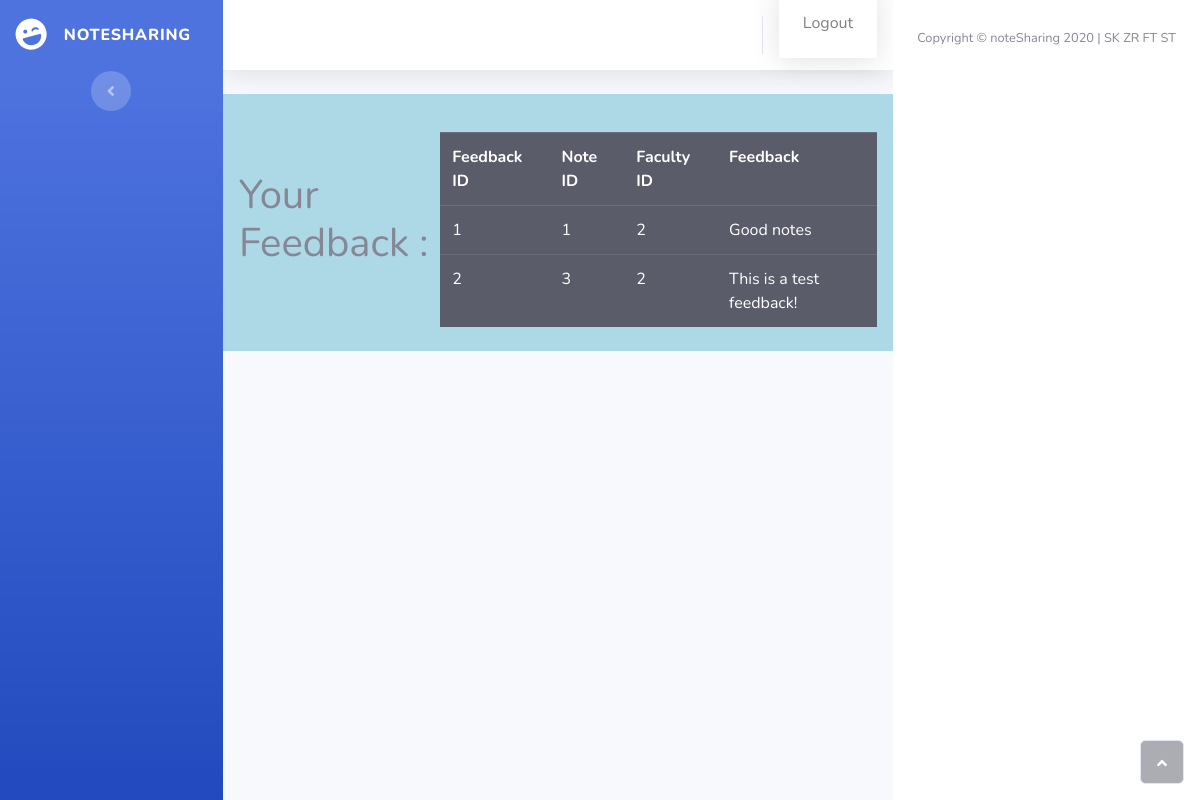
/view-feedback (signed in), run on an earlier commit of the app's database.
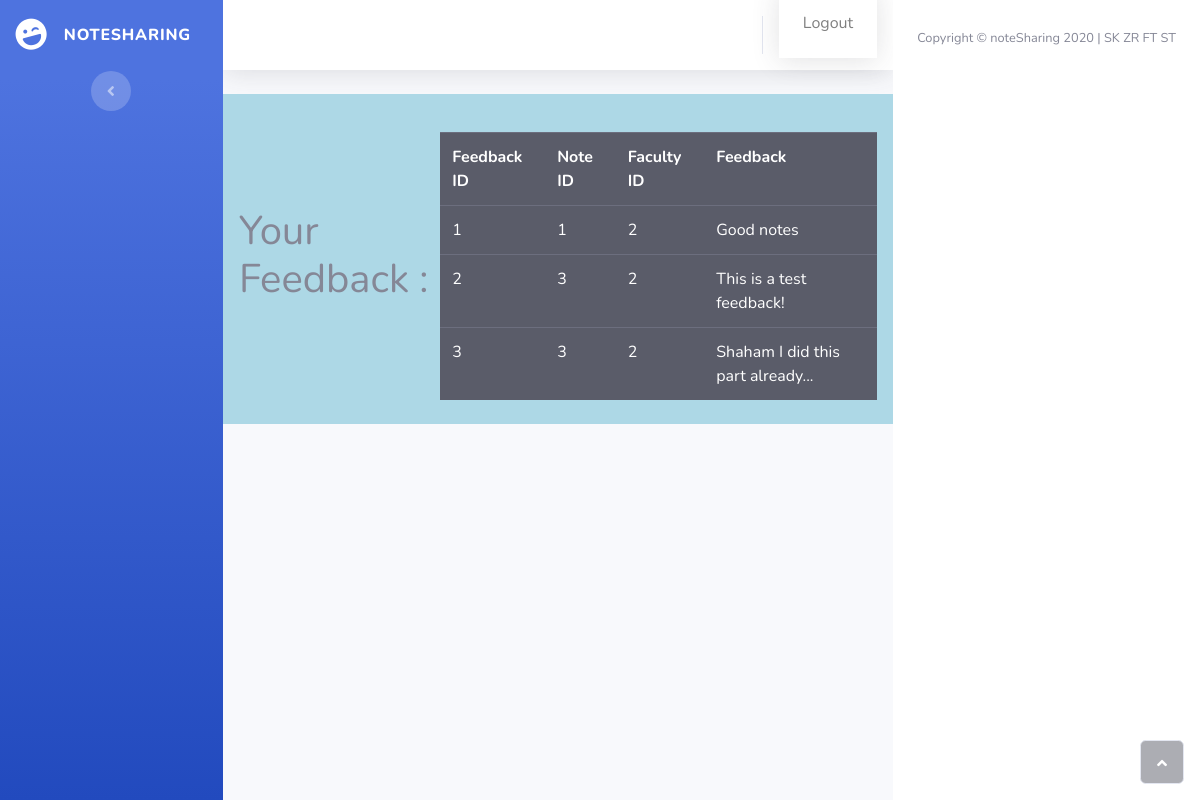
And on a later commit of the database.
### swe_project/models.py (models this page shows)
class Feedback(db.Model):
    id=db.Column(db.Integer,primary_key=True)
    note_id=db.Column(db.Integer,db.ForeignKey('notes.id'),nullable=False)
    faculty_id=db.Column(db.Integer,db.ForeignKey('faculty.id'),nullable=False)
    feedback=db.Column(db.String(500),nullable=False)
    def fbl(student_user_id): #Returns all the feedback for a given student.
        student=Student.query.filter_by(user_id=student_user_id).first()
        Feedbackstudent=[]
        for n in Notes.query.filter_by(student_id=student.id):
            for f in Feedback.query.all():
                if f.note_id==n.id:
                    Feedbackstudent.append(f)
        return Feedbackstudent

### swe_project/routes.py (the view)
@app.route('/view-feedback',methods=['GET','POST'])
@login_required
def viewfeedback():
    print("Student view feedback function now ...")
    return render_template('studentfeedback.html',FeedBackList=Feedback.fbl(current_user.id))

### swe_project/models.py (called while the page is built)
@login_manager.user_loader
def load_user(user_id):
    return User.query.get(int(user_id))

### swe_project/templates/studentfeedback.html (shortened to what this page needs)
<!DOCTYPE html>
<html>
<head>
    <link rel="stylesheet" href="static/assets/bootstrap/css/bootstrap.min.css">
    <link rel="stylesheet" href="static/assets/fonts/fontawesome-all.min.css">
</head>
<body id="page-top">
    <div id="wrapper">
        <nav class="navbar navbar-dark align-items-start sidebar sidebar-dark accordion bg-gradient-primary p-0">
            <div class="container-fluid d-flex flex-column p-0">
                <a class="navbar-brand d-flex justify-content-center align-items-center sidebar-brand m-0" href="#">
                    <div class="sidebar-brand-icon rotate-n-15"><i class="fas fa-laugh-wink"></i></div>
                    <div class="sidebar-brand-text mx-3"><span>noteSharing</span></div>
                </a>
                <div class="text-center d-none d-md-inline"><button class="btn rounded-circle border-0" id="sidebarToggle" type="button"></button></div>
            </div>
        </nav>
        <div class="d-flex flex-column" id="content-wrapper">
            <div id="content">
                <nav class="navbar navbar-light navbar-expand bg-white shadow mb-4 topbar static-top">
                    <div class="container-fluid"><button class="btn btn-link d-md-none rounded-circle mr-3" id="sidebarToggleTop" type="button"></button>
                        <ul class="nav navbar-nav flex-nowrap ml-auto">
                                <nav class="navbar navbar-dark navbar-expand bg-white shadow mb-4 topbar static-top">
                                    <a class="nav-item nav-link" href="{{ url_for('logout') }}">Logout</a>
                                </nav>
            </div>
            </nav>
            <nav class="navbar navbar-expand-lg class="navbar navbar-light" style="background-color:lightblue;">
    <h1>
            Your Feedback :
    </h1>
    <table class= "table table-dark" style="margin-top: 30px; margin-left: 10px;">
            <tr>
                  <th scope="col">
                  Feedback ID
                  </th>
                <th scope="col">
                   Note ID
                </th>
                <th scope= "col">
                   Faculty ID
                </th>
                <th scope= "col">
                   Feedback
                </th>
            </tr>
        {%for feed in FeedBackList%}
            <tr>
             <td scope="col">
                 {{feed.id}}
             </td>
                <td scope="col">
                    {{feed.note_id}}
                </td>
                <td scope="col">
                    {{feed.faculty_id}}
                </td>
                <td scope="col">
                    {{feed.feedback}}
                </td>
            </tr>
        {%endfor%}
        </table>
        </div>
        </div>
        <footer class="bg-white sticky-footer">
            <div class="container my-auto">
                <div class="text-center my-auto copyright"><span>Copyright © noteSharing 2020 | SK ZR FT ST</span></div>
            </div>
        </footer>
    </div><a class="border rounded d-inline scroll-to-top" href="#page-top"><i class="fas fa-angle-up"></i></a></div>
</body>
</html>

What changed in the data, as far as the page shows it:
added Feedback: id "3", note_id "3", faculty_id "2", feedback "Shaham I did this part already..."
